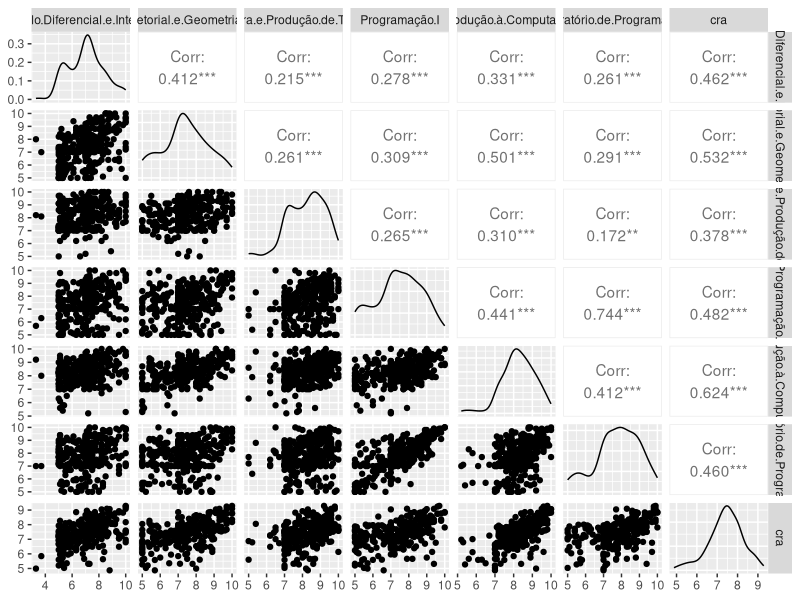
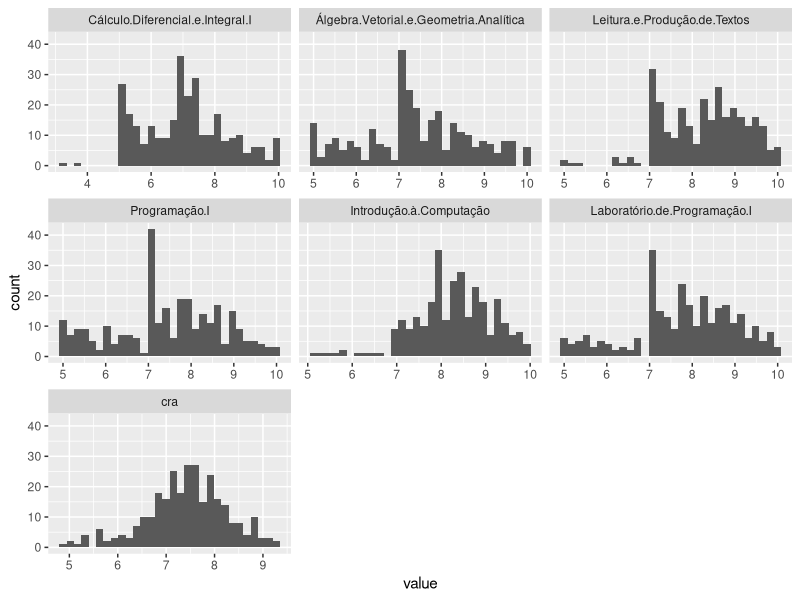
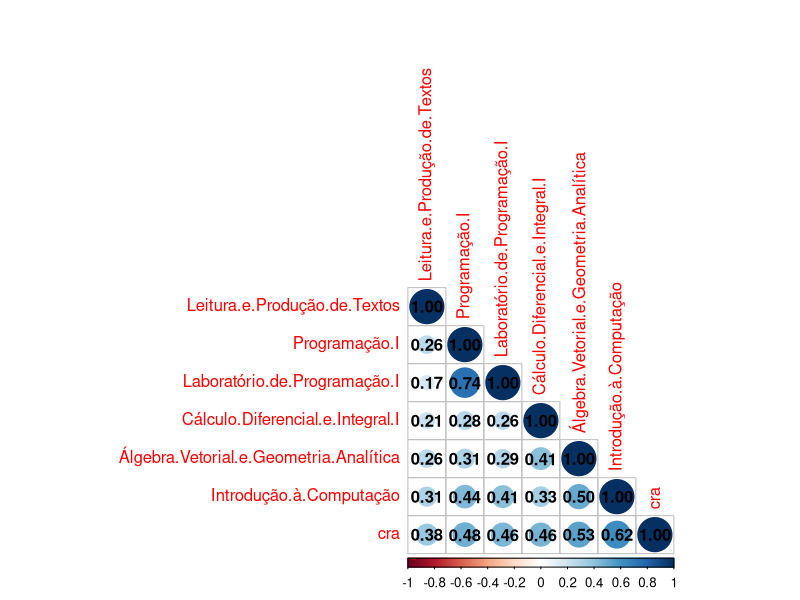
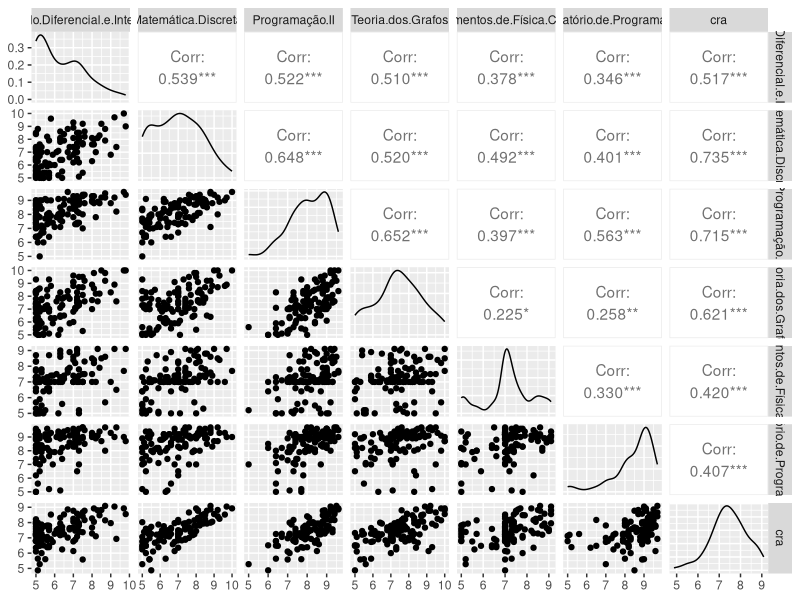
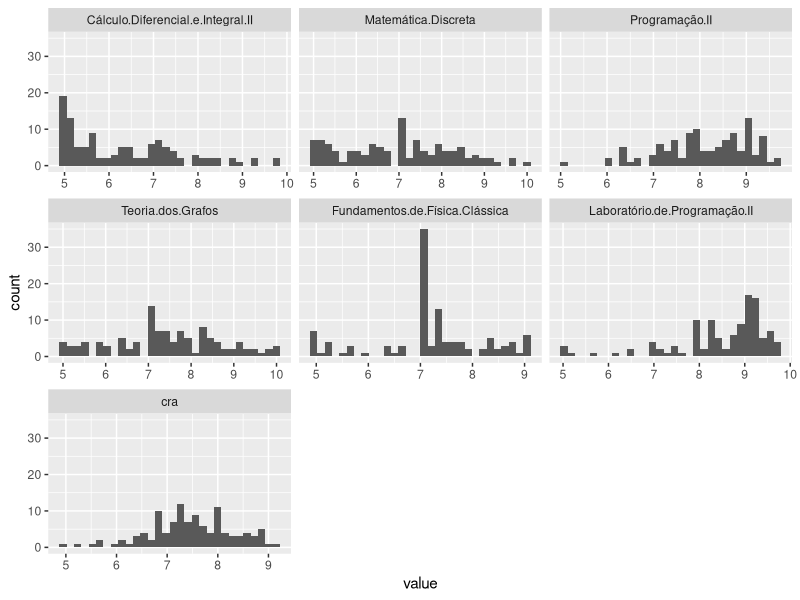
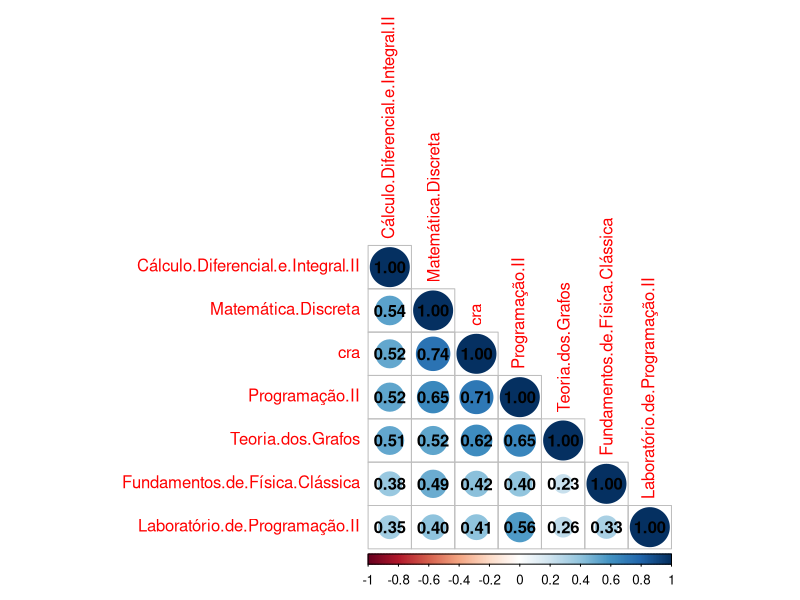

These charts were generated, in order, by the following R code:
## ---- chunk 1
library(dplyr)
library(reshape2)
library(GGally)
library(ggplot2)
library(corrplot)
## ---- chunk 2
dados <- read.csv("dados/graduados.csv")
## ---- chunk 3
graduados <- dados %>%
  arrange(matricula)

graduados.clean <- graduados %>%
  filter(!is.na(media))

graduados.cra <- graduados.clean %>%
  group_by(matricula) %>%
  mutate(cra.contrb = media*creditos) %>%
  summarise(cra = sum(cra.contrb)/sum(creditos))

graduados.model.input <- graduados.clean %>%
  group_by(matricula, disciplina) %>%
  filter(media == max(media))%>%
  ungroup() %>%
  select(matricula, disciplina, media) %>%
  mutate(disciplina = as.factor(gsub(" ", ".", disciplina))) %>%
  dcast(matricula ~disciplina, mean) %>%
  merge(graduados.cra)

## ---- chunk 4
primeiro.periodo <- graduados.model.input %>%
  select(matricula, Cálculo.Diferencial.e.Integral.I, Álgebra.Vetorial.e.Geometria.Analítica, Leitura.e.Produção.de.Textos, Programação.I, Introdução.à.Computação, Laboratório.de.Programação.I, cra)

primeiro.periodo <- na.omit(primeiro.periodo)
primeiro.periodo <- primeiro.periodo %>% select(-matricula)

ggpairs(primeiro.periodo)

df1 <- melt(primeiro.periodo)

ggplot(df1,aes(x = value)) + 
    facet_wrap(~variable, scales = "free_x") + 
    geom_histogram()
## ---- chunk 5
correlationMatrix1 <- cor(primeiro.periodo)
print(correlationMatrix1)
corrplot(correlationMatrix1, method="circle", type="lower", order="hclust", addCoef.col = "black")
## ---- chunk 6

modelo.primeiro.periodo <- lm(cra ~ Laboratório.de.Programação.I + Programação.I + Introdução.à.Computação + Cálculo.Diferencial.e.Integral.I + Álgebra.Vetorial.e.Geometria.Analítica + Leitura.e.Produção.de.Textos, primeiro.periodo)
modelo.primeiro.periodo


library(broom)
tidy(modelo.primeiro.periodo, conf.int = TRUE)
## ---- chunk 7
segundo.periodo <-  graduados.model.input %>%
  select(matricula, Cálculo.Diferencial.e.Integral.II, Matemática.Discreta, Programação.II, Teoria.dos.Grafos, Fundamentos.de.Física.Clássica, Laboratório.de.Programação.II, cra)

segundo.periodo <- na.omit(segundo.periodo)
segundo.periodo <- segundo.periodo %>% select(-matricula)

ggpairs(segundo.periodo)

df2 <- melt(segundo.periodo)

ggplot(df2,aes(x = value)) + 
    facet_wrap(~variable, scales = "free_x") + 
    geom_histogram()

## ---- chunk 8
correlationMatrix2 <- cor(segundo.periodo)
print(correlationMatrix2)
corrplot(correlationMatrix2, method="circle", type="lower", order="hclust", addCoef.col = "black")
## ---- chunk 9

modelo.segundo.periodo <- lm(cra ~ Cálculo.Diferencial.e.Integral.II + Matemática.Discreta + Programação.II + Teoria.dos.Grafos+ Fundamentos.de.Física.Clássica+ Laboratório.de.Programação.II, segundo.periodo)
modelo.primeiro.periodo


library(broom)
tidy(modelo.primeiro.periodo, conf.int = TRUE)
